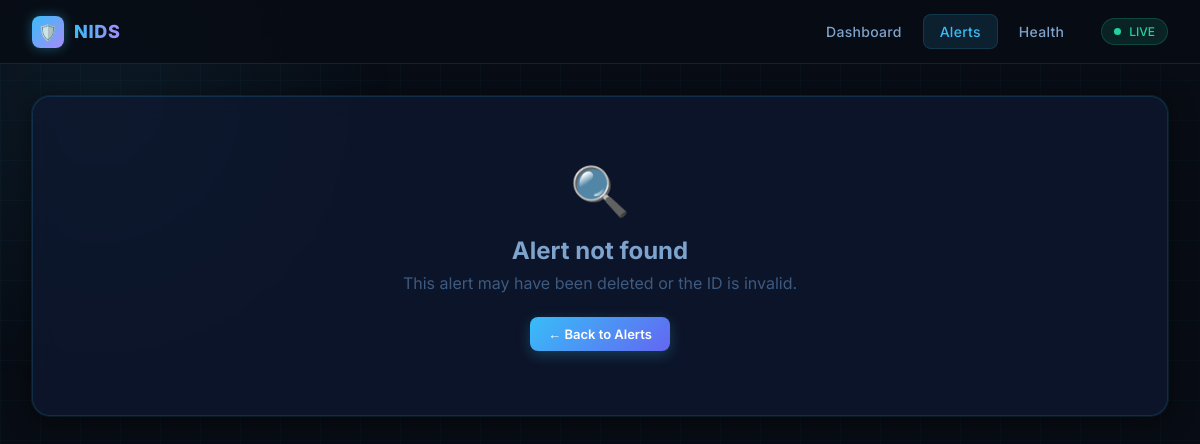
Before: /details/112 with the older database file.
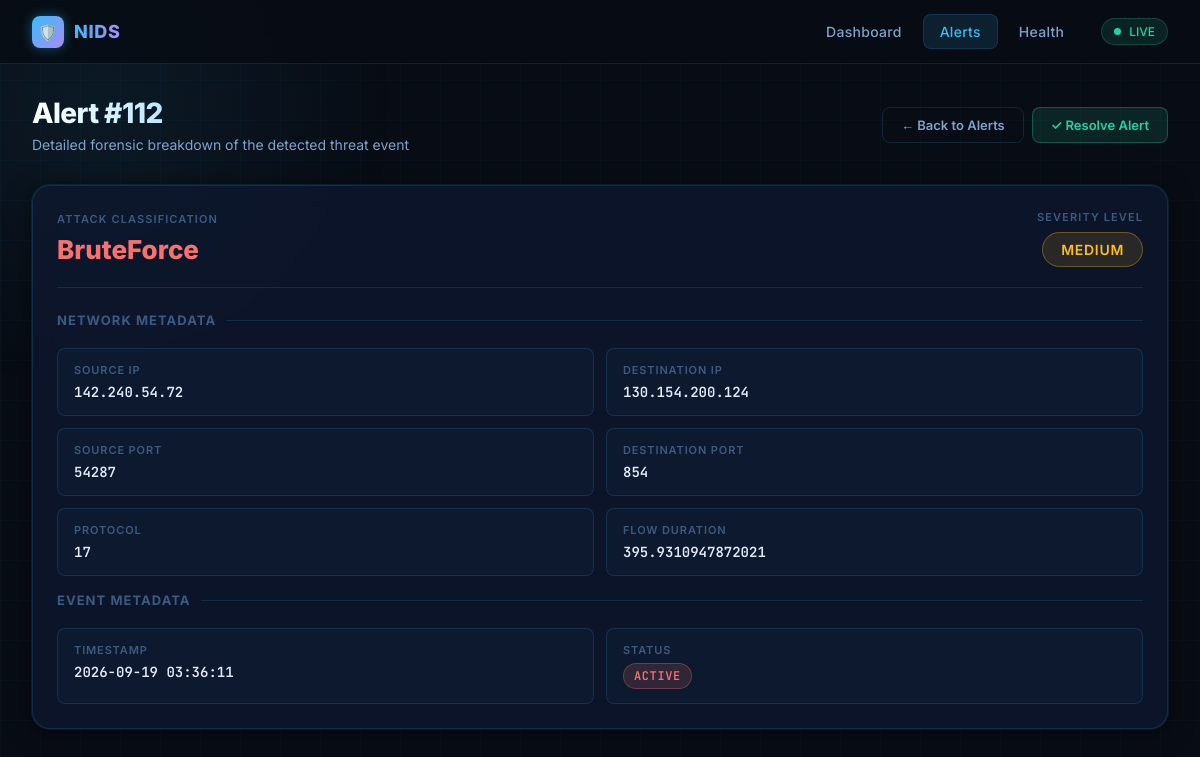
After: the same page with the newer database file.
### tables this page shows
CREATE TABLE alerts(

        id INTEGER PRIMARY KEY AUTOINCREMENT,

        attack_type TEXT,

        prediction INTEGER,

        severity TEXT,

        src_ip TEXT,

        dst_ip TEXT,

        source_port INTEGER,

        destination_port INTEGER,

        protocol INTEGER,

        flow_duration REAL,

        status TEXT DEFAULT 'ACTIVE',

        timestamp DATETIME DEFAULT CURRENT_TIMESTAMP

    );

### routes/pages.py (the view)
@pages_bp.route("/details/<int:id>")
def details(id):
    conn = get_db()
    alert = conn.execute("""

    SELECT * FROM alerts
    WHERE id=?

    """, (id,)).fetchone()
    conn.close()
    return render_template("details.html", alert=alert)

### utils/db.py (called while the page is built)
def get_db():
    conn = sqlite3.connect(DATABASE)
    conn.row_factory = sqlite3.Row
    return conn

### templates/details.html (shortened to what this page needs)
<!DOCTYPE html>
<html lang="en">
<head>
  <link rel="stylesheet" href="/static/nids.css">
</head>
<body>
<nav class="nav">
  <a class="nav-brand" href="/dashboard">
    <div class="nav-brand-icon">🛡️</div>
    <span class="nav-brand-text">NIDS</span>
  </a>
  <a href="/dashboard">Dashboard</a>
  <a href="/alerts" class="active">Alerts</a>
  <a href="/health">Health</a>
  <div class="nav-status">
    <div class="nav-status-dot"></div>
    LIVE
  </div>
</nav>
<div class="page-wrapper">
  {% if alert %}
  <div class="page-header flex items-center justify-between">
    <div>
      <h1>Alert #{{ alert.id }}</h1>
      <p>Detailed forensic breakdown of the detected threat event</p>
    </div>
    <div class="flex gap-2">
      <a href="/alerts" class="btn btn-ghost">← Back to Alerts</a>
      {% if alert.status != 'RESOLVED' %}
      <button class="btn btn-resolve" id="resolve-btn" onclick="resolveAlert()">✓ Resolve Alert</button>
      {% else %}
      <span class="btn btn-ghost" style="cursor:default; opacity:0.5;">✓ Resolved</span>
      {% endif %}
    </div>
  </div>
  <div class="card mb-6">
    <div class="flex items-center justify-between mb-6" style="padding-bottom:20px; border-bottom:1px solid var(--border);">
      <div>
        <div class="card-label">Attack Classification</div>
        <div style="font-size:26px; font-weight:800; color:var(--red); margin-top:4px;">{{ alert.attack_type }}</div>
      </div>
      <div class="text-right">
        <div class="card-label">Severity Level</div>
        <div style="margin-top:6px;">
          <span class="badge {{ alert.severity }}" style="font-size:14px; padding:8px 18px;">
            {{ alert.severity }}
          </span>
        </div>
      </div>
    </div>
    <div class="section-title">Network Metadata</div>
    <div class="detail-grid">
      <div class="detail-item">
        <div class="detail-item-label">Source IP</div>
        <div class="detail-item-value">{{ alert.src_ip }}</div>
      </div>
      <div class="detail-item">
        <div class="detail-item-label">Destination IP</div>
        <div class="detail-item-value">{{ alert.dst_ip }}</div>
      </div>
      <div class="detail-item">
        <div class="detail-item-label">Source Port</div>
        <div class="detail-item-value">{{ alert.source_port }}</div>
      </div>
      <div class="detail-item">
        <div class="detail-item-label">Destination Port</div>
        <div class="detail-item-value">{{ alert.destination_port }}</div>
      </div>
      <div class="detail-item">
        <div class="detail-item-label">Protocol</div>
        <div class="detail-item-value">{{ alert.protocol }}</div>
      </div>
      <div class="detail-item">
        <div class="detail-item-label">Flow Duration</div>
        <div class="detail-item-value">{{ alert.flow_duration }}</div>
      </div>
    </div>
    <div class="section-title mt-4">Event Metadata</div>
    <div class="detail-grid">
      <div class="detail-item">
        <div class="detail-item-label">Timestamp</div>
        <div class="detail-item-value">{{ alert.timestamp }}</div>
      </div>
      <div class="detail-item">
        <div class="detail-item-label">Status</div>
        <div class="detail-item-value">
          <span class="badge {% if alert.status == 'RESOLVED' %}badge-resolved{% else %}badge-active{% endif %}">
            {{ alert.status }}
          </span>
        </div>
      </div>
    </div>
  </div>
  {% else %}
  <div class="card" style="text-align:center; padding:64px;">
    <div style="font-size:48px; margin-bottom:16px;">🔍</div>
    <h2 style="color:var(--text-secondary);">Alert not found</h2>
    <p style="color:var(--text-muted); margin-top:8px;">This alert may have been deleted or the ID is invalid.</p>
    <a href="/alerts" class="btn btn-primary" style="margin-top:24px; display:inline-flex;">← Back to Alerts</a>
  </div>
  {% endif %}
</div>
</body>
</html>

Changed rows visible on the page:
added alerts: id "112", attack_type "BruteForce", severity "MEDIUM", src_ip "142.240.54.72", dst_ip "130.154.200.124", source_port "54287", destination_port "854", protocol "17", flow_duration "395.9310947872021", timestamp "2026-09-19 03:36:11", status "ACTIVE"
Other visible differences:
text no longer shown: "🔍 Alert not found This alert may have been deleted or the ID is invalid."
text now shown: "Alert # Detailed forensic breakdown of the detected threat event ✓ Resolve Alert ATTACK CLASSIFICATION SEVERITY LEVEL NETWORK METADATA SOURCE IP DESTINATION IP SOURCE PORT DESTINATION PORT PROTOCOL FLOW DURATION EVENT METADATA TIMESTAMP STATUS"
